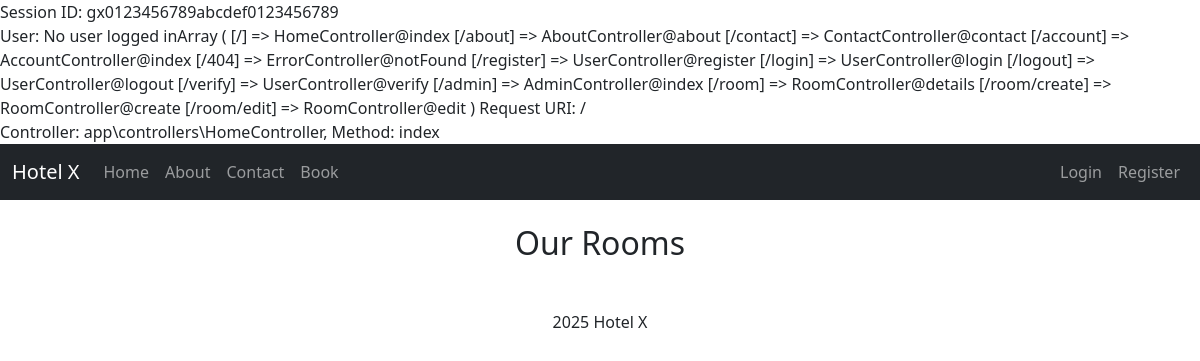
Before: / with the older database file.
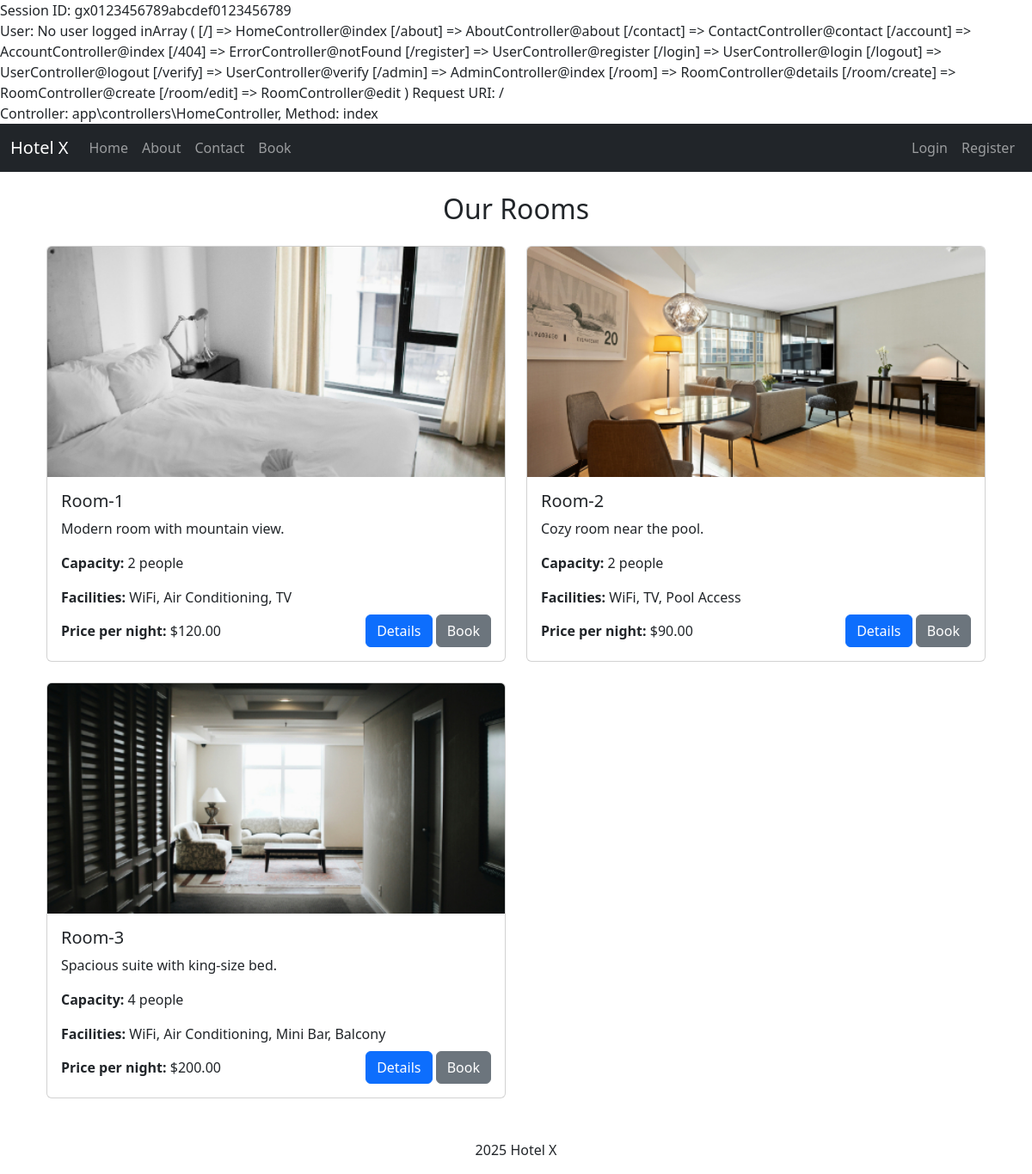
After: the same page with the newer database file.
### tables this page shows
CREATE TABLE rooms (
    id INT AUTO_INCREMENT PRIMARY KEY,
    name VARCHAR(100) NOT NULL,
    description TEXT NOT NULL,
    image_url VARCHAR(255) NOT NULL,
    images JSON DEFAULT NULL,
    price_per_night DECIMAL(10, 2) NOT NULL,
    capacity INT NOT NULL,
    floor INT NOT NULL,
    popular TINYINT(1) DEFAULT 0,
    available_rooms INT NOT NULL DEFAULT 0,   
    created_at TIMESTAMP DEFAULT CURRENT_TIMESTAMP
);

### routes/web.php (called while the page is built)
<?php
$routes = [
    '/' => 'HomeController@index',
    '/about' => 'AboutController@about',
    '/contact' => 'ContactController@contact',
    '/account' => 'AccountController@index',
    '/404' => 'ErrorController@notFound',
    '/register' => 'UserController@register',
    '/login' => 'UserController@login',
    '/logout' => 'UserController@logout',
    '/verify' => 'UserController@verify',
    '/admin' => 'AdminController@index',
    '/room' => 'RoomController@details',
    '/room/create' => 'RoomController@create',
    '/room/edit' => 'RoomController@edit',
];
return $routes;

### app/controllers/HomeController.php (called while the page is built, shortened)
<?php
class HomeController
{
    public function index()
    {
        $rooms = Room::getAllRooms();
        require __DIR__ . '/../views/layout.php';
    }
}

### app/models/Room.php (called while the page is built, shortened)
<?php
class Room
{
    public static function getAllRooms()
    {
        $db = Database::getInstance()->getConnection();
        $stmt = $db->query("
            SELECT rooms.*, GROUP_CONCAT(facilities.name SEPARATOR ', ') AS facilities
            FROM rooms
            LEFT JOIN room_facilities ON rooms.id = room_facilities.room_id
            LEFT JOIN facilities ON room_facilities.facility_id = facilities.id
            GROUP BY rooms.id
        ");
        return $stmt->fetchAll(PDO::FETCH_ASSOC);
    }
}
?>

### app/views/home.php (the view, shortened to what this page needs)
<div class="container-md mt-4">
    <h2 class="text-center mb-4">Our Rooms</h2>
    <div class="row">
        <?php foreach ($rooms as $room): ?>
            <div class="col-md-6 mb-4">
                <div class="card">
                    <img src="<?php echo htmlspecialchars($room['image_url'] ?? ''); ?>" class="card-img-top" alt="<?php echo htmlspecialchars($room['name']); ?>" style="height: 268px; object-fit: cover;">
                    <div class="card-body">
                        <h5 class="card-title"><?php echo htmlspecialchars($room['name']); ?></h5>
                        <p class="card-text"><?php echo htmlspecialchars($room['description']); ?></p>
                        <p class="card-text"><strong>Capacity:</strong> <?php echo htmlspecialchars($room['capacity']); ?> people</p>
                        <p class="my-2"><strong>Facilities:</strong> <?php echo isset($room['facilities']) ? htmlspecialchars($room['facilities']) : 'N/A'; ?></p>
                        <div class="d-flex justify-content-between align-items-center">
                            <p class="card-text m-0"><strong>Price per night:</strong> $<?php echo htmlspecialchars($room['price_per_night'] ?? 'N/A'); ?></p>
                            <div>
                                <a href="/room?id=<?php echo $room['id']; ?>" class="btn btn-primary">Details</a>
                                <a href="#" class="btn btn-secondary">Book</a>
                            </div>
                        </div>
                    </div>
                </div>
            </div>
        <?php endforeach; ?>
    </div>
</div>

### public/index.php (shortened to what this page needs)
<?php
echo "Session ID: " . session_id();
echo "User: " . (isset($_SESSION['user']) ? $_SESSION['user'] : 'No user logged in');
$routes = require_once __DIR__ . '/../routes/web.php';
print_r($routes);
$requestUri = parse_url($_SERVER['REQUEST_URI'], PHP_URL_PATH);
echo "Request URI: " . $requestUri . "<br>";
if (array_key_exists($requestUri, $routes)) {
    $action = explode('@', $routes[$requestUri]);
    $controller = 'app\\controllers\\' . $action[0];
    $method = $action[1];
    echo "Controller: $controller, Method: $method<br>";
    (new $controller)->$method();
} else {
    http_response_code(404);
    $action = explode('@', $routes['/404']);
    $controller = 'app\\controllers\\' . $action[0];
    $method = $action[1];
    (new $controller)->$method();
}

### app/views/layout.php (shortened to what this page needs)
<!DOCTYPE html>
<html lang="en">
<head>
    <link href="https://cdn.jsdelivr.net/npm/bootstrap@5.3.3/dist/css/bootstrap.min.css" rel="stylesheet">
</head>
<body>
    <nav class="navbar navbar-expand-lg navbar-dark bg-dark">
        <div class="container-fluid">
            <a class="navbar-brand" href="/">Hotel X</a>
            <div class="collapse navbar-collapse" id="navbarNav">
                <ul class="navbar-nav me-auto mb-2 mb-lg-0">
                    <li class="nav-item">
                        <a class="nav-link" href="/">Home</a>
                    </li>
                    <li class="nav-item">
                        <a class="nav-link" href="/about">About</a>
                    </li>
                    <li class="nav-item">
                        <a class="nav-link" href="/contact">Contact</a>
                    </li>
                    <li class="nav-item">
                        <a class="nav-link" href="/book">Book</a>
                    </li>
                </ul>
                <ul class="navbar-nav">
                    <?php if (isset($_SESSION['user'])): ?>
                        <li class="nav-item">
                            <a class="nav-link" href="/account">My Account</a>
                        </li>
                        <li class="nav-item">
                            <a class="nav-link" href="/logout">Logout</a>
                        </li>
                        <?php if (isset($_SESSION['user']['role']) && $_SESSION['user']['role'] === 'admin'): ?>
                            <li class="nav-item">
                                <a class="nav-link" href="/admin">Admin</a>
                            </li>
                        <?php endif; ?>
                    <?php else: ?>
                        <li class="nav-item">
                            <a class="nav-link" href="/login">Login</a>
                        </li>
                        <li class="nav-item">
                            <a class="nav-link" href="/register">Register</a>
                        </li>
                    <?php endif; ?>
                </ul>
            </div>
        </div>
    </nav>
    <div class="container mt-4">
        <?php include $view; ?>
    </div>
    <footer class="text-center mt-4">
        <p><?php echo date('Y'); ?> Hotel X</p>
    </footer>
</body>
</html>

Changed rows visible on the page:
added rooms: image_url (picture), name "Room-1", description "Modern room with mountain view.", capacity "2", facilities "WiFi, Air Conditioning, TV", price_per_night "120.00"
added rooms: image_url (picture), name "Room-2", description "Cozy room near the pool.", capacity "2", facilities "WiFi, TV, Pool Access", price_per_night "90.00"
added rooms: image_url (picture), name "Room-3", description "Spacious suite with king-size bed.", capacity "4", facilities "WiFi, Air Conditioning, Mini Bar, Balcony", price_per_night "200.00"
